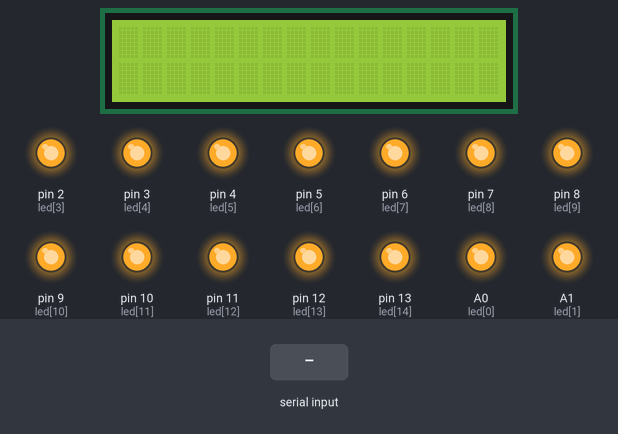
This sketch was run on a simulated Arduino Uno, built with avr-gcc and run on an emulated ATmega328P. Parts: 16×2 character LCD, output pins drawn as LEDs (lit = HIGH). Dashed ring = blinking. Inputs (shaded band) come from the test bench.

Above: at 1.2 s.
1.3 s: "2" received over Serial
At 1.79 s:
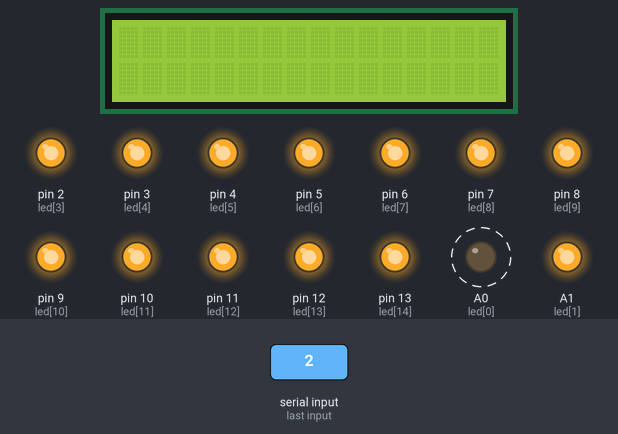
4.3 s: "0" received over Serial
At 4.3 s:
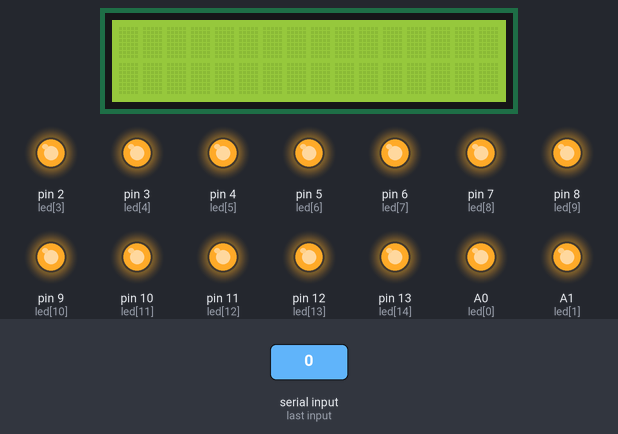
5.8 s: "1" received over Serial
At 7.3 s:
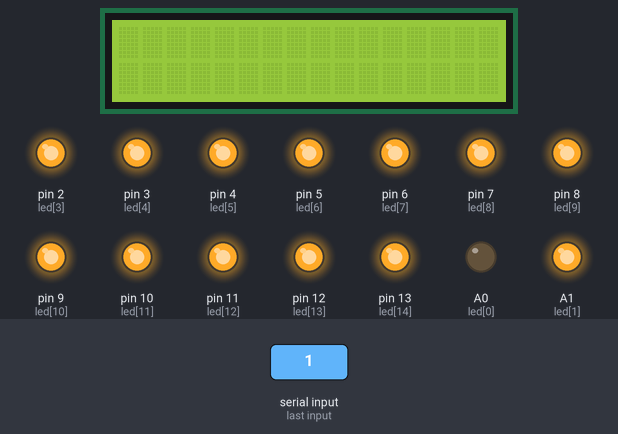
Timing chart, 0 to 8.8 s (numbered marks = the images above; inputs shaded):
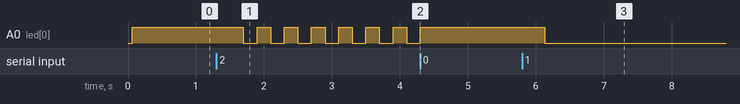

Measured:
- after the input at 1.3 s, A0 (led[0]): alternates HIGH for 0.20 s and LOW for 0.20 s, starting after 0.40 s
- after the input at 4.3 s, A0 (led[0]): stops changing and stays HIGH
- after the input at 5.8 s, A0 (led[0]): HIGH → LOW after 0.33 s

The sketch:

ArduinoB.ino
```cpp
#include <Wire.h>
#include <LiquidCrystal_I2C.h>

//constante des leds
const int led[] = {A0,A1,A2,2,3,4,5,6,7,8,9,10,11,12,13};
const int nbLed = 15;
//donnée des clignotement pour les leds
int ledBlink[] = {0,0,0,0,0,0,0,0,0,0,0,0,0,0,0};

//donne entrant du port série
String inputSerial = "";
//initialisation de l'écran
LiquidCrystal_I2C lcd(0x27,16,2);

void setup() {
  //mise en place de l'écran
  lcd.begin();
  lcd.backlight();
  lcd.setCursor(0,0);

  //ecoute du port série
  Serial.begin(9600);

  //initialisation des leds et leur mode
  for (int i = 0; i < nbLed; i++) {
    pinMode(led[i], OUTPUT);
    digitalWrite(led[i], HIGH);
  }
}

void loop() {
  for (int i = 0; i < nbLed; i++) {
    if (ledBlink[i] == 1)
      digitalWrite(led[i], LOW);
  }
  delay(200);
  for (int i = 0; i < nbLed; i++) {
    if (ledBlink[i] == 1)
      digitalWrite(led[i], HIGH);
  }
  delay(200);
}

void serialEvent() {
  //récupération des données
  inputSerial = "";
  while (Serial.available() > 0)
  {
    inputSerial = inputSerial + ascii(Serial.read());
  }

  //lecture de la donnée entrante et allumage des LED
  int i;
  for (i = 0; i < nbLed; i++) {
    if (inputSerial.substring(i, i+1) == "0") {
      digitalWrite(led[i], HIGH);
      ledBlink[i] = 0;
    } else if (inputSerial.substring(i, i+1) == "1") {
      digitalWrite(led[i], LOW);
      ledBlink[i] = 0;
    } else if (inputSerial.substring(i, i+1) == "2") {
      ledBlink[i] = 1;
    }
  }
  //gestion de l'écran
  setLcd(inputSerial.substring(i, i+1), inputSerial.substring(i+1, i+4), inputSerial.substring(i+4, i+7));
}

/**
 * fonction de changement d'état de l'écran LCD
 * partie gestion de l'oxygen et de la température du liquide de refroidissement
 */
void setLcd(String arg_options, String arg_num1, String arg_num2) {
  //réinitialisation de l'écran
  lcd.setCursor(0,0);
  lcd.print("                ");
  lcd.setCursor(0,1);
  lcd.print("                ");
  lcd.setCursor(0,0);

  //message selon option si option 0 aucun affichage
  if ( arg_options == "1" ) {
    lcd.print("No connection");
    lcd.setCursor(0,1);
    lcd.print("on APU");
  }
  if ( arg_options == "2" ) {
    lcd.print("!!Warning!!");
    lcd.setCursor(0,1);
    lcd.print("Energy low");
  }
  if (arg_options == "3") {
    lcd.print("APU in");
    lcd.setCursor(0,1);
    lcd.print("progress...");
  }
  if ( arg_options == "4") {
    lcd.print("Level : ");
    lcd.setCursor(0,1);
    lcd.print("Use : ");
    lcd.setCursor(9,0);
    lcd.print(arg_num1 + " %");
    lcd.setCursor(9,1);
    lcd.print(arg_num2 + " %");
  }
}

/**
 * fonction de traduction des données entrant en asciis
 */
String ascii(int arg_dec) {
  if (arg_dec == 48) return "0";
  if (arg_dec == 49) return "1";
  if (arg_dec == 50) return "2";
  if (arg_dec == 51) return "3";
  if (arg_dec == 52) return "4";
  if (arg_dec == 53) return "5";
  if (arg_dec == 54) return "6";
  if (arg_dec == 55) return "7";
  if (arg_dec == 56) return "8";
  if (arg_dec == 57) return "9";
}
```
